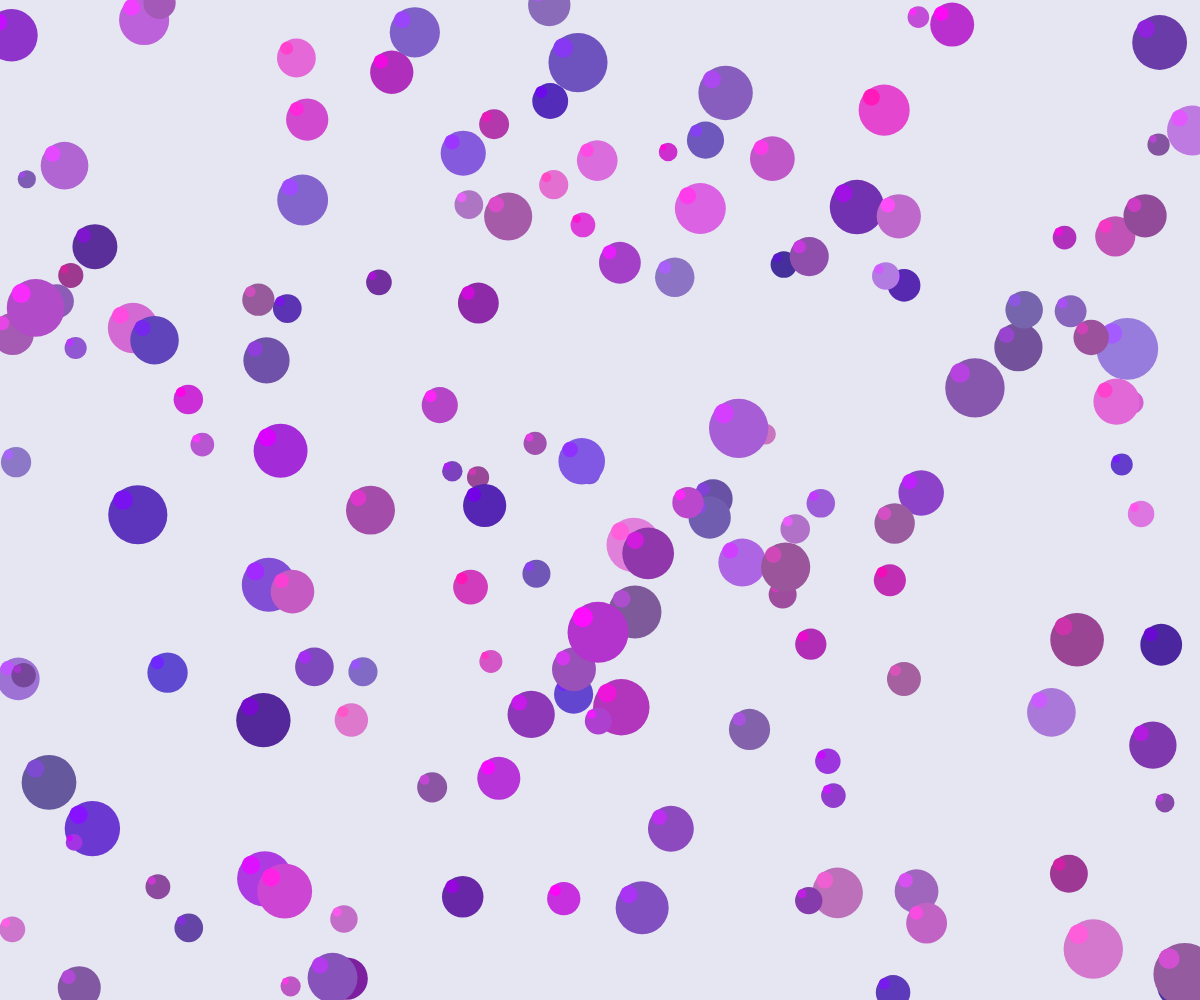
Frame 1 (no input)
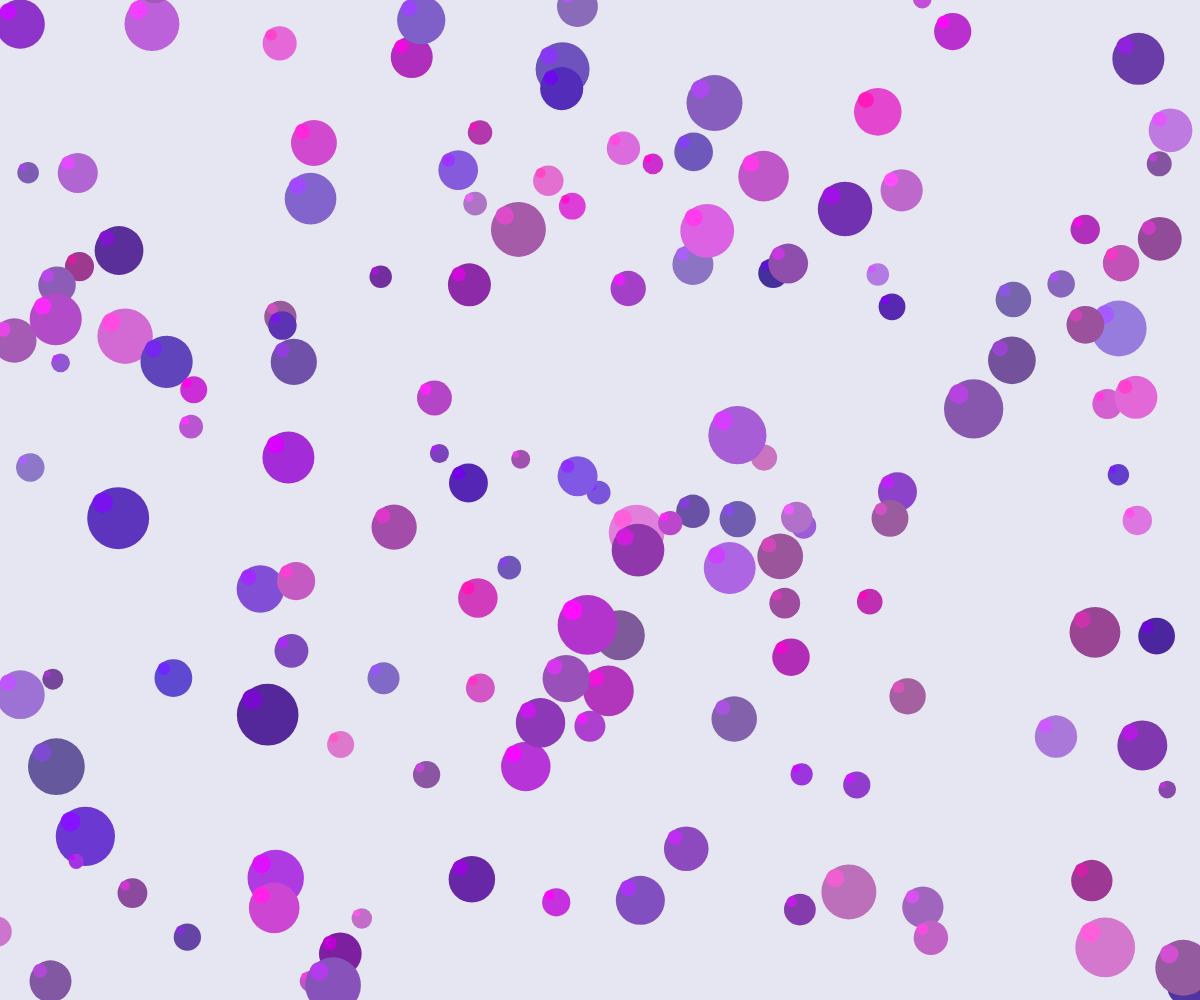
Frame 60 (no input)
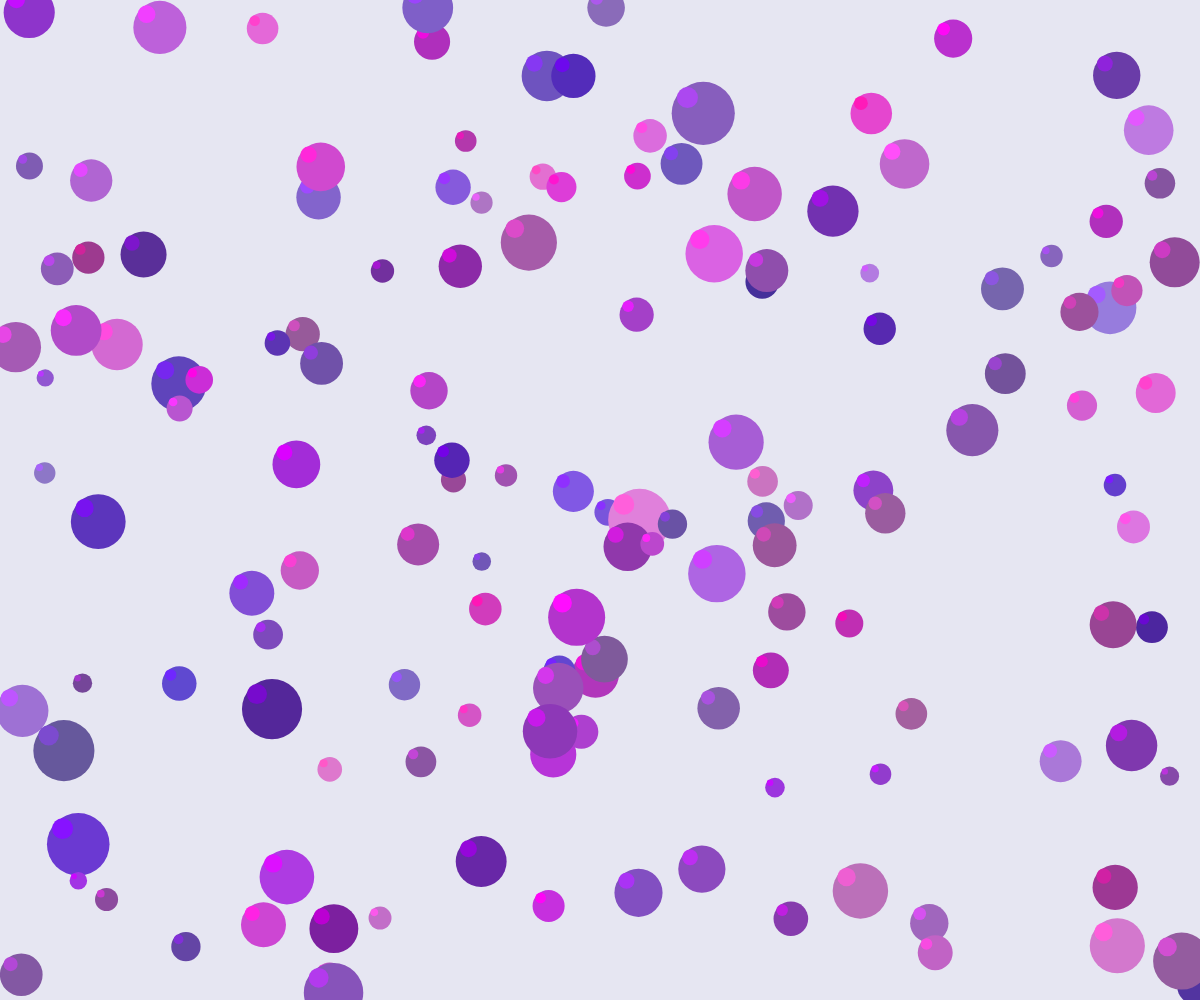
Frame 120 (the mouse pressed at the canvas centre since frame 60)

The p5.js sketch that drew these frames (run headless with seeded random() and noise() and a simulated clock; from frame 60 on, the mouse is pressed at the canvas centre):

// p5.js sketch
// ── sketch.js
let blossoms = [];
const numBlossoms = 150;
let hueOffset = 0;

class Blossom {
  constructor() {
    this.reset();
  }

  reset() {
    this.x = random(width);
    this.y = random(height);
    this.size = random(20, 60);
    this.hue = random(250, 310); // purples to pinks
    this.sat = random(40, 80);
    this.bri = random(60, 90);
    this.pulseSpeed = random(0.01, 0.03);
    this.pulsePhase = random(TWO_PI);
    this.driftSpeed = random(0.001, 0.005);
    this.driftAngle = random(TWO_PI);
    this.originalSize = this.size;
  }

  update() {
    // Subtle drifting
    this.x += cos(this.driftAngle) * this.driftSpeed * 100;
    this.y += sin(this.driftAngle) * this.driftSpeed * 100;

    // Pulsing
    let pulse = sin(frameCount * this.pulseSpeed + this.pulsePhase);
    this.size = this.originalSize + pulse * 5;

    // Boundary check
    if (this.x < -50 || this.x > width + 50 || this.y < -50 || this.y > height + 50) {
      this.reset();
    }
  }

  display() {
    noStroke();
    fill(this.hue, this.sat, this.bri);
    ellipse(this.x, this.y, this.size);

    // Inner highlight
    fill(this.hue + 10, this.sat + 20, this.bri + 20);
    ellipse(this.x - this.size/4, this.y - this.size/4, this.size/3);
  }
}

function setup() {
  createCanvas(windowWidth, windowHeight);
  colorMode(HSB, 360, 100, 100, 1);

  for (let i = 0; i < numBlossoms; i++) {
    blossoms.push(new Blossom());
  }
}

function draw() {
  background(240, 5, 95); // soft lavender background

  // Update and display blossoms
  for (let blossom of blossoms) {
    blossom.update();
    blossom.display();
  }

  hueOffset += 0.1;
}

function windowResized() {
  resizeCanvas(windowWidth, windowHeight);
}
